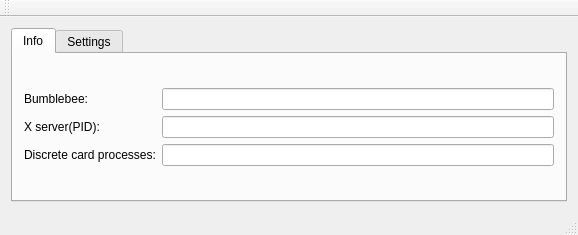
<?xml version="1.0" encoding="UTF-8"?>
<ui version="4.0">
 <class>MainWindow</class>
 <widget class="QMainWindow" name="MainWindow">
  <property name="geometry">
   <rect>
    <x>0</x>
    <y>0</y>
    <width>578</width>
    <height>235</height>
   </rect>
  </property>
  <property name="windowTitle">
   <string>MainWindow</string>
  </property>
  <widget class="QWidget" name="centralWidget">
   <layout class="QGridLayout" name="gridLayout">
    <item row="0" column="0">
     <widget class="QTabWidget" name="tabWidget">
      <property name="focusPolicy">
       <enum>Qt::WheelFocus</enum>
      </property>
      <property name="currentIndex">
       <number>0</number>
      </property>
      <widget class="QWidget" name="info_tab">
       <attribute name="title">
        <string>Info</string>
       </attribute>
       <layout class="QGridLayout" name="gridLayout_3">
        <item row="0" column="0">
         <layout class="QGridLayout" name="gridLayout_2">
          <item row="0" column="2">
           <widget class="QLineEdit" name="bumblebeeState_lineEdit"/>
          </item>
          <item row="1" column="2">
           <widget class="QLineEdit" name="xserverState_lineEdit"/>
          </item>
          <item row="0" column="0">
           <widget class="QLabel" name="bumblebeeState_label">
            <property name="text">
             <string>Bumblebee:</string>
            </property>
           </widget>
          </item>
          <item row="1" column="0">
           <widget class="QLabel" name="xserverState_label">
            <property name="text">
             <string>X server(PID):</string>
            </property>
           </widget>
          </item>
          <item row="2" column="0">
           <widget class="QLabel" name="discreteCardState_label">
            <property name="text">
             <string>Discrete card processes:</string>
            </property>
           </widget>
          </item>
          <item row="2" column="2">
           <widget class="QLineEdit" name="discreteCardState_lineEdit"/>
          </item>
         </layout>
        </item>
       </layout>
      </widget>
      <widget class="QWidget" name="settings_tab">
       <attribute name="title">
        <string>Settings</string>
       </attribute>
       <layout class="QGridLayout" name="gridLayout_4">
        <item row="0" column="1">
         <widget class="QSpinBox" name="interval_spinBox">
          <property name="suffix">
           <string> second</string>
          </property>
          <property name="minimum">
           <number>1</number>
          </property>
         </widget>
        </item>
        <item row="0" column="0">
         <widget class="QLabel" name="label">
          <property name="text">
           <string>Update Interval:</string>
          </property>
         </widget>
        </item>
       </layout>
      </widget>
     </widget>
    </item>
   </layout>
  </widget>
  <widget class="QMenuBar" name="menuBar">
   <property name="geometry">
    <rect>
     <x>0</x>
     <y>0</y>
     <width>578</width>
     <height>24</height>
    </rect>
   </property>
  </widget>
  <widget class="QToolBar" name="mainToolBar">
   <attribute name="toolBarArea">
    <enum>TopToolBarArea</enum>
   </attribute>
   <attribute name="toolBarBreak">
    <bool>false</bool>
   </attribute>
  </widget>
  <widget class="QStatusBar" name="statusBar"/>
 </widget>
 <layoutdefault spacing="6" margin="11"/>
 <resources/>
 <connections/>
</ui>
